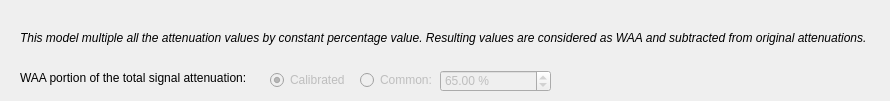
           <widget class="QWidget" name="waaRatio">
            <attribute name="title">
             <string>Ratio</string>
            </attribute>
            <widget class="QDoubleSpinBox" name="doubleSpinBox_4">
             <property name="enabled">
              <bool>false</bool>
             </property>
             <property name="geometry">
              <rect>
               <x>440</x>
               <y>70</y>
               <width>111</width>
               <height>22</height>
              </rect>
             </property>
             <property name="suffix">
              <string> %</string>
             </property>
             <property name="maximum">
              <double>100.000000000000000</double>
             </property>
             <property name="value">
              <double>65.000000000000000</double>
             </property>
            </widget>
            <widget class="QRadioButton" name="radioButton_16">
             <property name="enabled">
              <bool>false</bool>
             </property>
             <property name="geometry">
              <rect>
               <x>270</x>
               <y>70</y>
               <width>81</width>
               <height>20</height>
              </rect>
             </property>
             <property name="text">
              <string>Calibrated</string>
             </property>
             <property name="checked">
              <bool>true</bool>
             </property>
            </widget>
            <widget class="QRadioButton" name="radioButton_15">
             <property name="enabled">
              <bool>false</bool>
             </property>
             <property name="geometry">
              <rect>
               <x>360</x>
               <y>70</y>
               <width>81</width>
               <height>20</height>
              </rect>
             </property>
             <property name="text">
              <string>Common:</string>
             </property>
             <property name="checked">
              <bool>false</bool>
             </property>
            </widget>
            <widget class="QLabel" name="label_33">
             <property name="geometry">
              <rect>
               <x>20</x>
               <y>70</y>
               <width>241</width>
               <height>16</height>
              </rect>
             </property>
             <property name="text">
              <string>WAA portion of the total signal attenuation:</string>
             </property>
            </widget>
            <widget class="QLabel" name="label_34">
             <property name="geometry">
              <rect>
               <x>20</x>
               <y>30</y>
               <width>861</width>
               <height>16</height>
              </rect>
             </property>
             <property name="font">
              <font>
               <italic>true</italic>
              </font>
             </property>
             <property name="text">
              <string>This model multiple all the attenuation values by constant percentage value. Resulting values are considered as WAA and subtracted from original attenuations.</string>
             </property>
            </widget>
           </widget>
